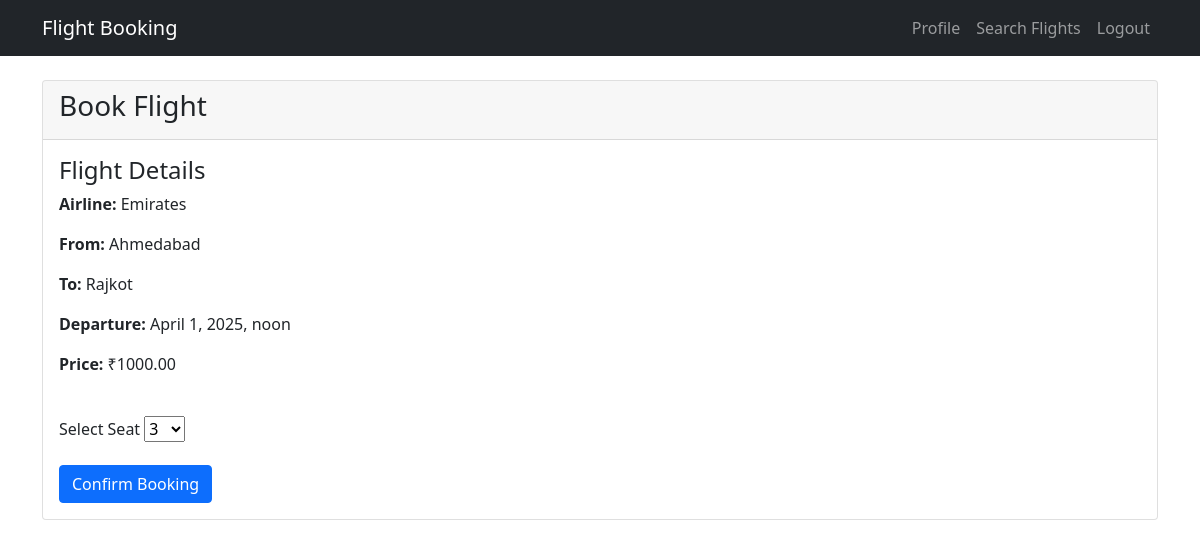
The page /booking/3/ (signed in) on the database its author committed.
### flight_booking/models.py (models this page shows, shortened)
class Flight(models.Model):
    airline = models.CharField(max_length=100)
    departure_city = models.CharField(max_length=100)
    arrival_city = models.CharField(max_length=100)
    departure_time = models.DateTimeField()
    arrival_time = models.DateTimeField()
    price = models.DecimalField(max_digits=10, decimal_places=2)
    total_seats = models.IntegerField(default=50)
    available_seats = models.IntegerField(default=0)
    def get_available_seats(self):
        booked_seats = Booking.objects.filter(flight=self).values_list('seat_number', flat=True)
        return [str(seat) for seat in range(1, self.total_seats + 1) if str(seat) not in booked_seats]

### flight_booking/views.py (the view)
# urls.py: path('booking/<int:flight_id>/', views.create_booking, name='create_booking'),
@login_required
def create_booking(request, flight_id):
    flight = get_object_or_404(Flight, id=flight_id)
    available_seats = flight.get_available_seats()
    if request.method == 'POST':
        form = BookingForm(request.POST,flight=flight)
        if form.is_valid():
            seat_number = form.cleaned_data['seat_number']
            if seat_number not in available_seats:
                messages.error(request, f"Seat {seat_number} is already booked. Please choose another.")
            else:
                booking = form.save(commit=False)
                booking.user = request.user
                booking.flight = flight
                booking.save()
                flight.available_seats-=1
                flight.save()
                messages.success(request, f"Booking successful! Seat {seat_number} reserved.")
                return redirect('flight_booking:payment', booking_id=booking.id)
    else:
        form = BookingForm(flight=flight)
    return render(request, 'booking_form.html', {'form': form, 'flight': flight, 'available_seats': available_seats})

### flight_booking/forms.py
class BookingForm(forms.ModelForm):
    seat_number = forms.ChoiceField(choices=[], label="Select Seat")
    def __init__(self, *args, flight=None, **kwargs):
        super().__init__(*args, **kwargs)
        if flight:
            available_seats = flight.get_available_seats()
            self.fields['seat_number'].choices = [(seat, seat) for seat in available_seats]
    class Meta:
        model = Booking
        fields = ['seat_number']

### templates/booking_form.html (shortened to what this page needs)
{% extends 'base.html' %}
{% block content %}
<div class="card">
    <div class="card-header">
        <h3>Book Flight</h3>
    </div>
    <div class="card-body">
        <div class="row mb-4">
            <div class="col-md-6">
                <h4>Flight Details</h4>
                <p><strong>Airline:</strong> {{ flight.airline }}</p>
                <p><strong>From:</strong> {{ flight.departure_city }}</p>
                <p><strong>To:</strong> {{ flight.arrival_city }}</p>
                <p><strong>Departure:</strong> {{ flight.departure_time }}</p>
                <p><strong>Price:</strong> ₹{{ flight.price }}</p>
            </div>
        </div>
        <form method="post">
            <div class="mb-3">
                <label for="{{ form.seat_number.id_for_label }}" class="form-label">Select Seat</label>
                {{ form.seat_number }}
            </div>
            <button type="submit" class="btn btn-primary">Confirm Booking</button>
        </form>
    </div>
</div>
{% endblock %}

### rows shown on the page
Flight: airline "Emirates", departure_city "Ahmedabad", arrival_city "Rajkot", departure_time "April 1, 2025, noon", price "1000.00"
